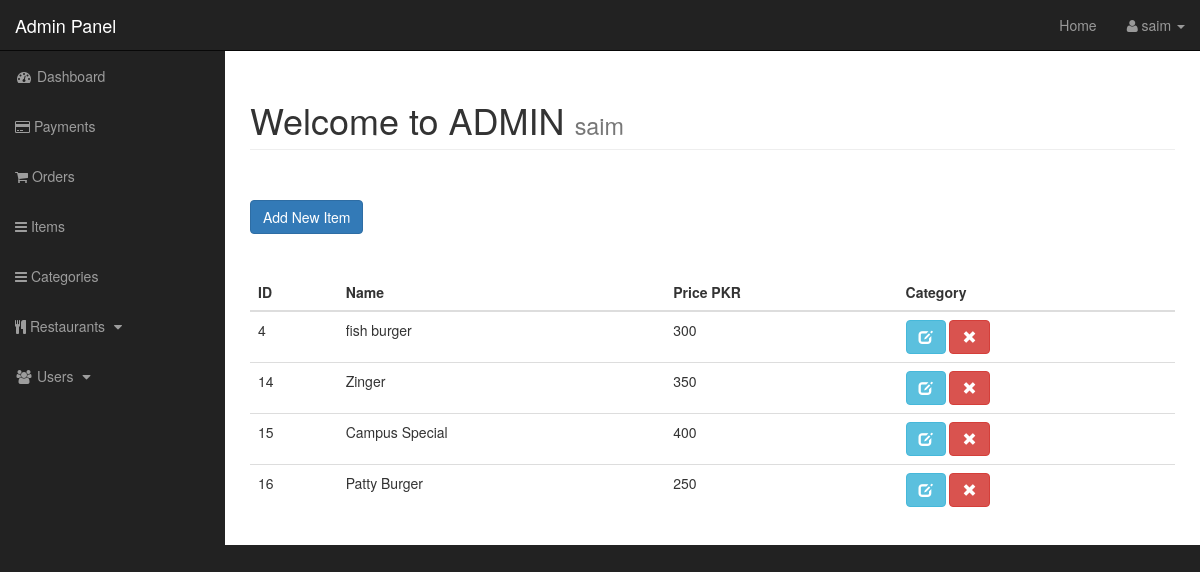
/admin/view_specific_items.php?id=1 (signed in), run on the app's committed database.
### tables this page shows
CREATE TABLE `items` (
  `i_id` int(20) NOT NULL,
  `restaurant_name` varchar(255) NOT NULL,
  `i_category` varchar(255) NOT NULL,
  `i_name` varchar(255) NOT NULL,
  `i_price` int(20) NOT NULL
);

### admin/view_specific_items.php (the view, shortened to what this page needs)
<?php include "includes/header.php" ?>
    <div id="wrapper">
        <?php include "includes/nav.php" ?>
        <div id="page-wrapper">
            <div class="container-fluid">
                <div class="row">
                    <div class="col-lg-12">
                        <h1 class="page-header">
                            Welcome to ADMIN
                            <small><?php echo $_SESSION['username']; ?></small>
                        </h1>
<form method="post" action="" style="margin-top: 50px">
<table class="table  table-hover">
	<div>
		<a style="margin-left: 0px" class="btn btn-primary" href="items.php?source=add_items">Add New Item</a>
	</div>
<br><br>
	<thead >
		<tr>
			<th>ID</th>
			<th>Name</th>
			<th>Price PKR</th>
			<th>Category</th>
		</tr>
	</thead>
	<tbody>
		<?php
			if (isset($_GET['id']))
			{
				$cat_id = $_GET['id'];
				$query1 = "SELECT * FROM categories where cat_id = '$cat_id'";
				$result1 = mysqli_query($connect,$query1);
				if ($row = mysqli_fetch_assoc($result1))
				{
					$cat_name = $row['cat_name'];
				}
				$query = "SELECT * FROM items where i_category = '$cat_name' order by i_category";
				$result = mysqli_query($connect,$query);
				while ($row = mysqli_fetch_assoc($result))
				{
					$item_id = $row['i_id'];
					$item_name = $row['i_name'];
					$item_price = $row['i_price'];
					echo "<tr>";
					echo "<td>$item_id</td>";
					echo "<td>$item_name</td>";
					echo "<td>$item_price</td>";
					echo "<td>
							<a class='btn btn-info' href='items.php?source=edit_items&item_id=$item_id' >
	                    	<span class='glyphicon glyphicon glyphicon-edit'></span>
	                    	</a>
	                    	<a class='btn btn-danger' href='items.php?delete=$item_id' >
	                    	<span class='glyphicon glyphicon-remove'></span>
	                    	</a>
	                      </td>";
					echo "</tr>";
				}
			}
		?>
	</tbody>
</table>
</form>
<?php include "includes/footer.php" ?>

### admin/css/sb-admin.css (style rules this page uses)
body { margin-top: 100px; background-color: #222; }
@media (min-width:768px) { body { margin-top: 50px; } }
#wrapper { padding-left: 0; }
#page-wrapper { width: 100%; padding: 0; background-color: #fff; }
@media (min-width:768px) { #wrapper { padding-left: 225px; } }
@media (min-width:768px) { #page-wrapper { padding: 10px; } }

### data on the page
items: i_id "4", i_name "fish burger", i_price "300"
items: i_id "14", i_name "Zinger", i_price "350"
items: i_id "15", i_name "Campus Special", i_price "400"
items: i_id "16", i_name "Patty Burger", i_price "250"

### other printed values
$_SESSION['username'] "saim"
